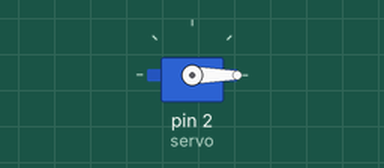
Recording of a sketch running on a simulated Arduino Uno, built with avr-gcc and run on an emulated ATmega328P. On the bench: servo.

Above: at 0.05 s.
At 4.25 s:
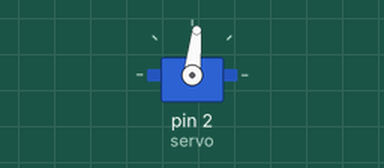
At 8.55 s:
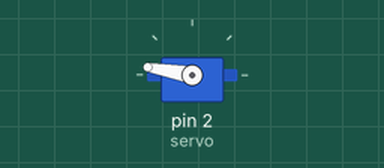
At 17.15 s:
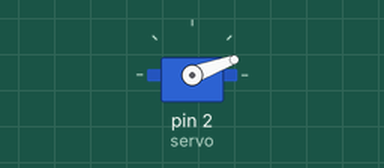
Timing chart, 0 to 23.7 s (numbered marks = the images above):
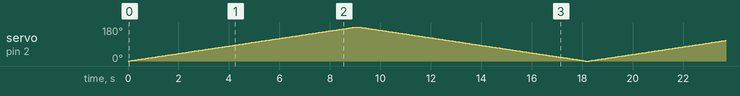

The sketch:

ServoRegulator.ino
```cpp
#include <Servo.h>

Servo servo;

void setup()
{
  servo.attach(2);
}


int dir = 1;
int pos = 0;
void loop()
{
  servo.write(pos);
  if ((pos > 180) || (pos < 0))
  {
    dir = !dir;
  }
  if (dir)
  {
    pos++;
  }
  else
  {
    pos--;
  }
  delay(50);
}
```
